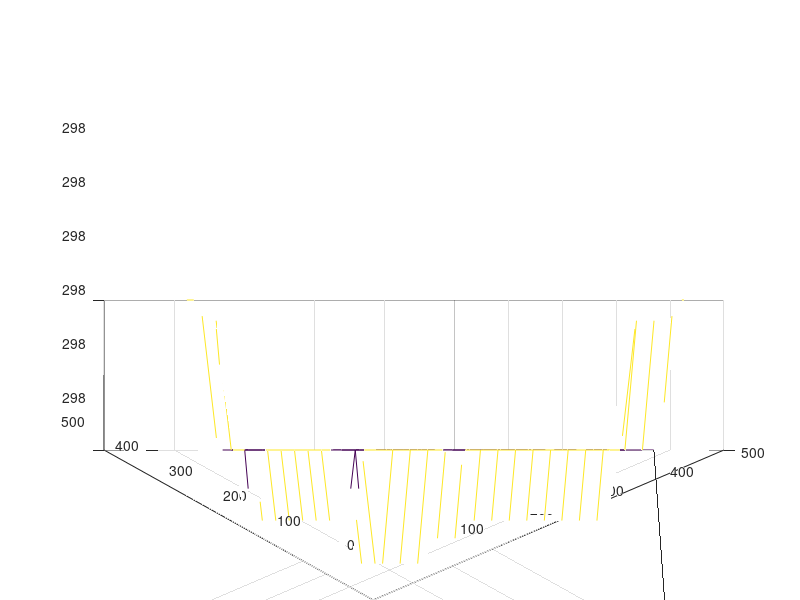
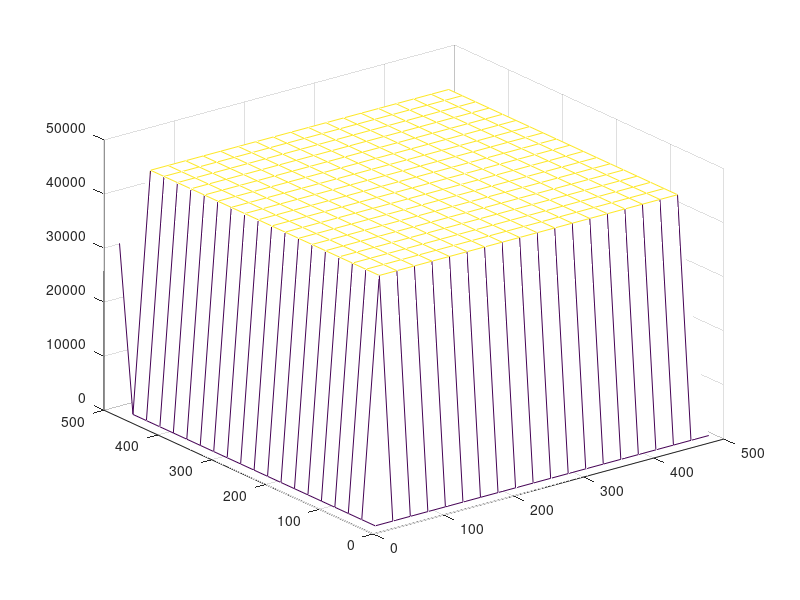

The MATLAB script that drew these images, in order:
%Initialise Variables:

tNew=60 %seconds, simulation time
dt=1 %seconds, timestep

Lx=500; %metres, slab thickness in x direction
Ly=500; %metres, slab thickness in y direction
nx=20; %metres, number of steps in x direction
ny=20; %metres, number of steps in y direction
dx=Lx/nx;%metres, size of step in x direction
dy=Ly/ny;%metres, size of step in y direction
x=dx/2:dx:Lx-dx/2;%metres, position in x direction
y=dy/2:dy:Ly-dy/2;%metres, position in y direction
[X,Y]=meshgrid(x,y);%create mesh for 3D plot

k=6 %thermal conductivity
rho=6020 %density
C=527 %specific heat capacity
const=(k)/(rho*C) %thermal diffusivity

T0=298; %Kelvin, initial temperature of slab
TW=500; %Kelvin, initial tempature of left surface
TE=298; %Kelvin, initial tempature of right surface
TN=500; %Kelvin, initial tempature of top surface
TS=298; %Kelvin, initial tempature of bottom surface
TC=ones(nx,ny)*408.15; %Kelvin, first order transition temperature

K=1.6*(10^5)%Curie constant
g=-1
G=1

E0 = 500

%Create Matrix with Initial values:
T=ones(nx,ny)*T0;

TNew=zeros(nx,ny);

E=ones(nx,ny)*E0

ENew=zeros(nx,ny)
   ENew(nx) = 500
    ENew(ny) = 500
    
t=0:dt:tNew

for n = 1:length(t)
    for i = 2:nx-1
    for j = 2:nx-1
        TNew(i,j) = const*((T(j+1)-T(j))/dx^2 + (T(j-1)-T(j))/dx^2 +...
            (T(i+1)-T(i))/dx^2 + ((T(i-1)-T(i))/dx^2));% Master equation
         
       if (TNew(i,j)>TC(i,j))
    ENew(i,j) = K./((T(i,j)-TC(i,j)))
        else 
         ENew(i,j) = K./(2.*(TC(i,j)-T(i,j)))
          %ENew(i,j) = (4*G/(3*g.^2)) + (K./(8.*TNew(i,j)-TC(i,j)))
        end
           
    end
        
    end
    
     TNew(1,:) = const*((T(2,:)-T(1,:))/dx^2 + (TW-T(1,:))/dx^2); %right boundary condition
    TNew(nx,:) = const*((TE-T(nx,:))/dx^2 + (T(nx-1,:)-T(nx,:))/dx^2); %left boundary condition
    TNew(:,1) = const*((T(:,2)-T(:,1))/dx^2 + (TN-T(:,1))/dx^2); %top boundary condition
    TNew(:,ny) = const*((TS-T(nx,:))/dx^2 + (T(nx-1,:)-T(nx,:))/dx^2); %bottom boundary condition
     E = E+ENew
    T = T+(TNew*dt);
    
    figure(1) 
    mesh (x,y,T)
     pause(1)
     
     figure(2)
     mesh (x,y,E)
     pause(1)

    end
    
   
  
   %plot result
    %figure(1)
    %plot(T,E)
   % plot(x,T,'b','Linewidth', 2)
    %title('Dielectric Constant of Heated 1D Slab of BaTiO3')
    %xlabel('Distance (m)')
    %ylabel('Temperature (K)')
    %hold on
    %yyaxis right
    %ylabel('Dielectric constant')
    %plot (x,E,'r','Linewidth',2)
    %pause(1)
 %plot(x,T,'b','Linewidth', 2)
    %title('Dielectric Constant of Heated 1D Slab of BaTiO3')
    %xlabel('Distance (m)')
    %ylabel('Temperature (K)')
    %hold on
    %yyaxis right
    %ylabel('Dielectric constant')
    %plot (x,E,'r','Linewidth',2)
    
    
